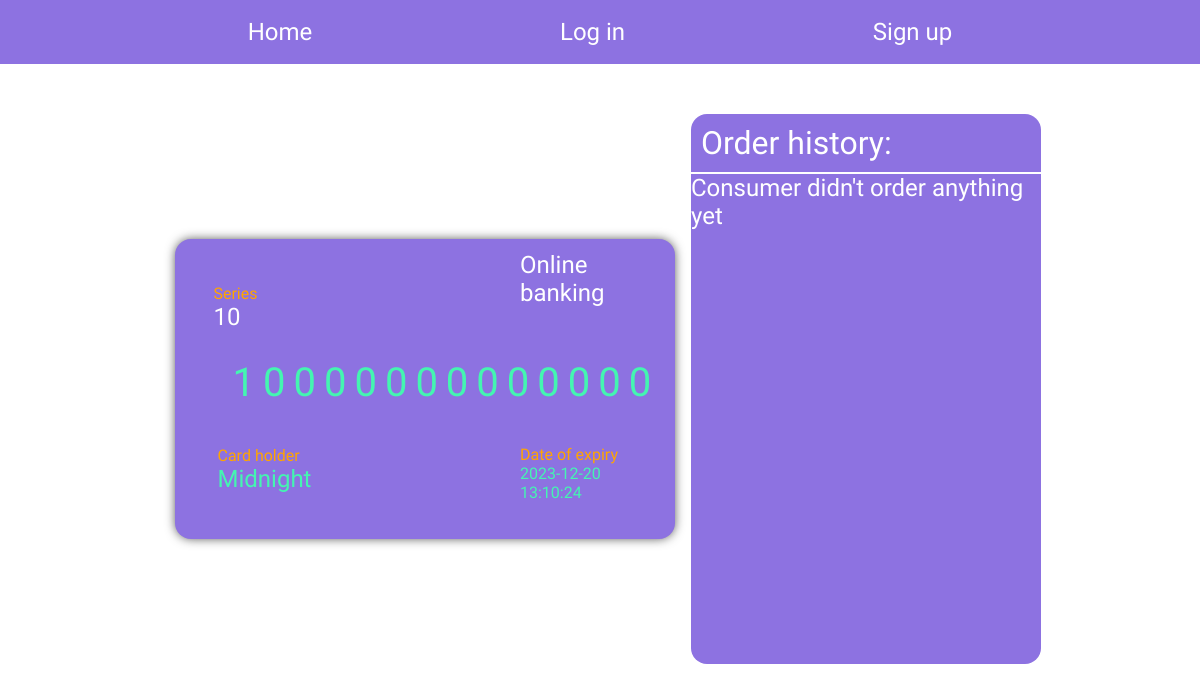
Page /7/ on the committed database.
### card/models.py (models this page shows, shortened)
class Card(models.Model):
    class ExpirationCardDate(models.TextChoices):
        year = year_expiration_date(), f"{year_expiration_date()} (1 year)"
        halfyear = halfyear_expiration_date(), f"{halfyear_expiration_date()} (6 months)"
        default = default_expiration_date(), f"{default_expiration_date()} (30 days)"
    class StatusCard(models.TextChoices):
        non_active = 'Non active',
        active = 'Active',
        expired = 'Expired'
    series = models.IntegerField(unique=True,
                                 default=10,
                                 editable=False)
    number = models.BigIntegerField(unique=True,
                                    default=10000000000000,
                                    editable=False)
    release_date = models.DateTimeField(default=datetime.datetime.now(),
                                        editable=False)
    expiration_date = models.CharField(max_length=255,
                                       default=default_expiration_date,
                                       choices=ExpirationCardDate.choices)
    usage_date = models.DateTimeField(default=datetime.datetime.now(),
                                      editable=False)
    status = models.CharField(max_length=10,
                              default=StatusCard.choices[1][1],
                              choices=StatusCard.choices)
    holder = models.ForeignKey(User,
                               on_delete=models.CASCADE)
    num_instances = models.IntegerField('Number of cards',
                                        default=1,
                                        validators=[
                                            MaxValueValidator(20),
                                            MinValueValidator(1)
                                        ])
    def get_absolute_url(self):
        return reverse('profile', kwargs={'pk': self.pk})

### card/views.py (the view)
# urls.py: path('<int:pk>/', CardDetailView.as_view(), name='profile')
class CardDetailView(DetailView):
    model = Card
    template_name = 'pages/card_detail_view.html'
    def get_context_data(self, **kwargs):
        context = super().get_context_data(**kwargs)
        context['cards'] = Card.objects.filter(status='Active')
        context['orders'] = Order.objects.filter(card__pk=self.kwargs['pk'])
        return context

### templates/pages/card_detail_view.html
{% extends 'base.html' %}
{% block content %}
    <div class="profile__page">
        <div class="card shadow">
            <p class="card__brand">Online banking</p>
            <div class="card__series">
                <p class="series__title">Series</p>
                <p class="series__number">{{ object.series }}</p>
            </div>
            <a href="{{ object.get_absolute_url }}" class="card__number">{{ object.number }}</a>
            <div class="card__expiration-date">
                <p class="date__title">Date of expiry</p>
                <p class="date__value">{{ object.expiration_date }}</p>
            </div>
            <div class="card__holder">
                <p class="holder__title">Card holder</p>
                <a href="{{ object.get_absolute_url }}" class="holder__name">{{ object.holder }}</a>
            </div>
        </div>
        <aside class="profile__aside">
            <p class="aside__title">Order history:</p>
            {% if orders %}
                {% for order in orders %}
                    <ul class="order__ol">
                        <li class="order__elem">{{ order }}</li>
                    </ul>
                {% endfor %}
            {% else %}
                <p class="aside__no-orders">Consumer didn't order anything yet</p>
            {% endif %}
        </aside>
    </div>
{% endblock %}

### static/css/style.css (style rules this page uses)
* { box-sizing: border-box; font-size: 16px; margin: 0; padding: 0; font-family: 'Oswald', sans-serif; }
.card { width: 500px; height: 300px; background-color: #8D72E1; border-radius: 1em; position: relative; margin: 1em; }
.card__brand { font-size: 1.5em; color: #fff; position: absolute; left: 69%; top: 4%; width: 140px; }
.card__series { position: absolute; right: 83.5%; top: 15%; }
.series__number { font-size: 1.5em; color: #fff; }
.series__title { color: orange; }
.card__number { font-size: 2.5em; letter-spacing: 0.2em; position: absolute; top: 40%; left: 11.5%; color: #44f5b1; text-decoration: none; transition: 0.5s; }
.card__expiration-date { color: #44f5b1; position: absolute; top: 68.5%; left: 69%; width: 130px; }
.date__title { color: orange; }
.card__holder { position: absolute; top: 69%; right: 40.5%; width: 255px; }
.holder__title { color: orange; }
.holder__name { font-size: 1.5em; color: #44f5b1; text-decoration: none; transition: 0.5s; }
.profile__page { padding: 50px; display: flex; flex-direction: row; justify-content: center; align-items: center; }
.profile__aside { background: #8D72E1; border-radius: 1em; height: 550px; width: 350px; display: flex; justify-content: start; flex-direction: column; overflow-y: scroll; }
.aside__title { padding: 10px; font-size: 2em; color: #fff; border-bottom: 2px solid #fff; }
.aside__no-orders { font-size: 1.5em; color: #fff; margin: 0 auto; }
.shadow { -webkit-box-shadow: 0px 0px 11px -1px rgba(0,0,0,0.75); -moz-box-shadow: 0px 0px 11px -1px rgba(0,0,0,0.75); box-shadow: 0px 0px 11px -1px rgba(0,0,0,0.75); }

### rows in the picture
Card: series "10", number "10000000000000", expiration_date "2023-12-20 13:10:24", holder "Midnight"
